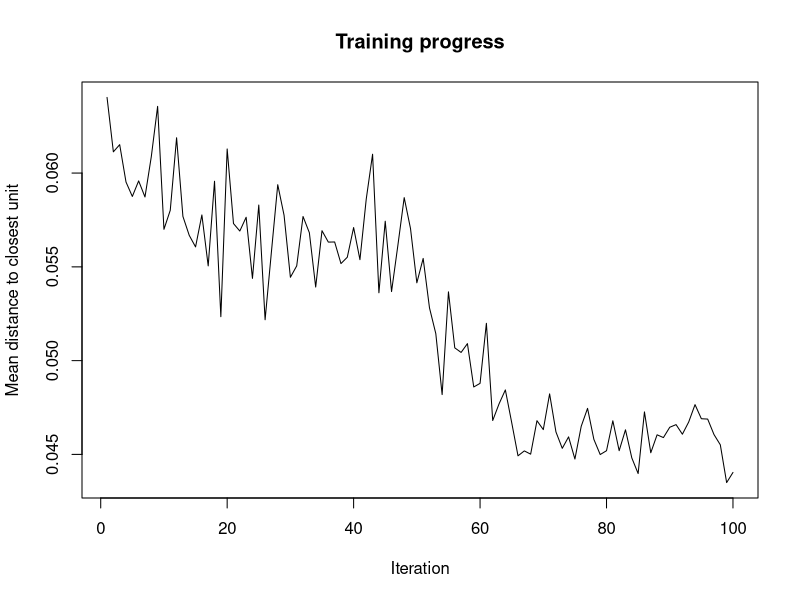
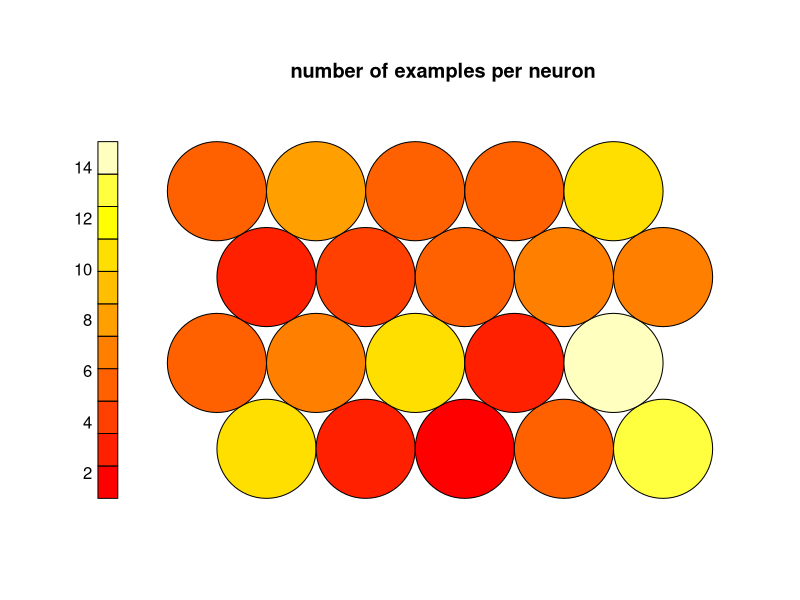
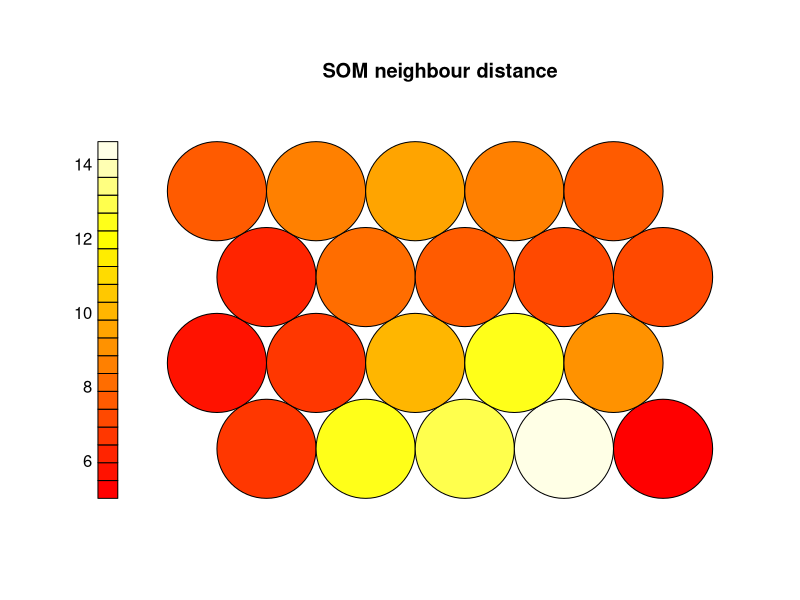
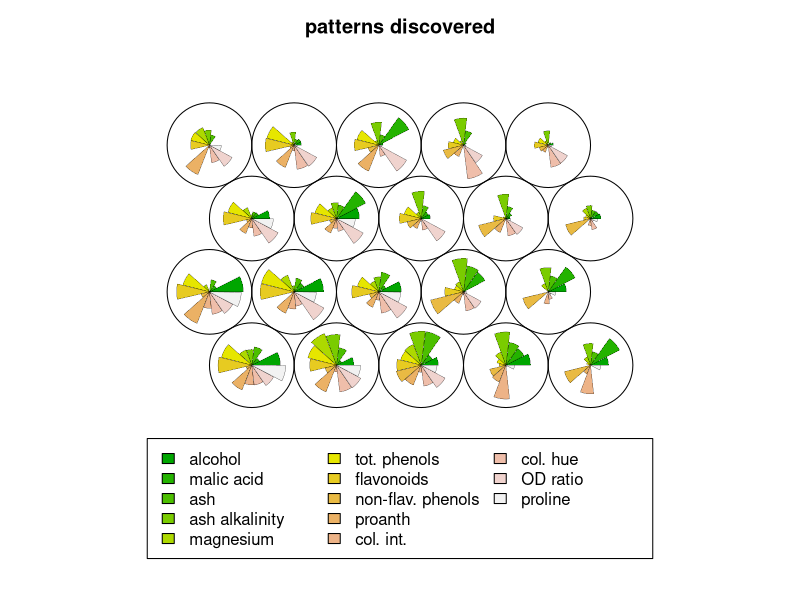
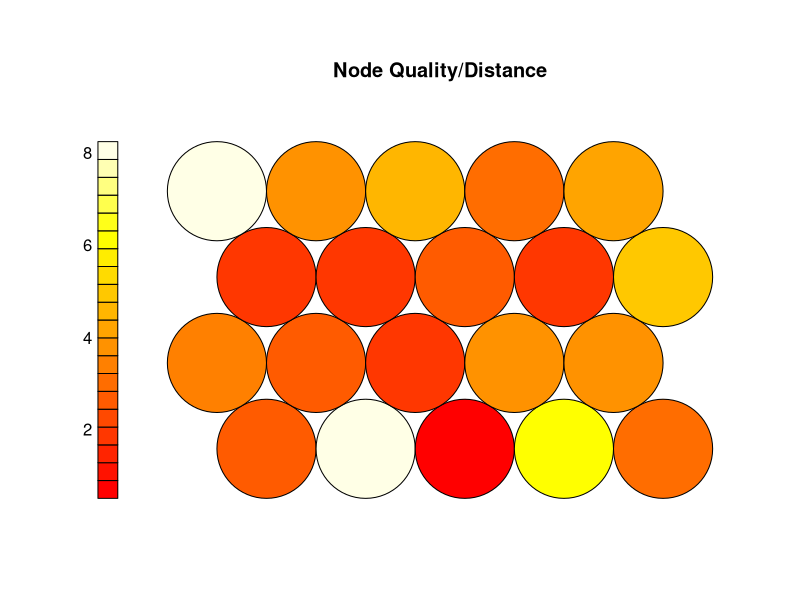
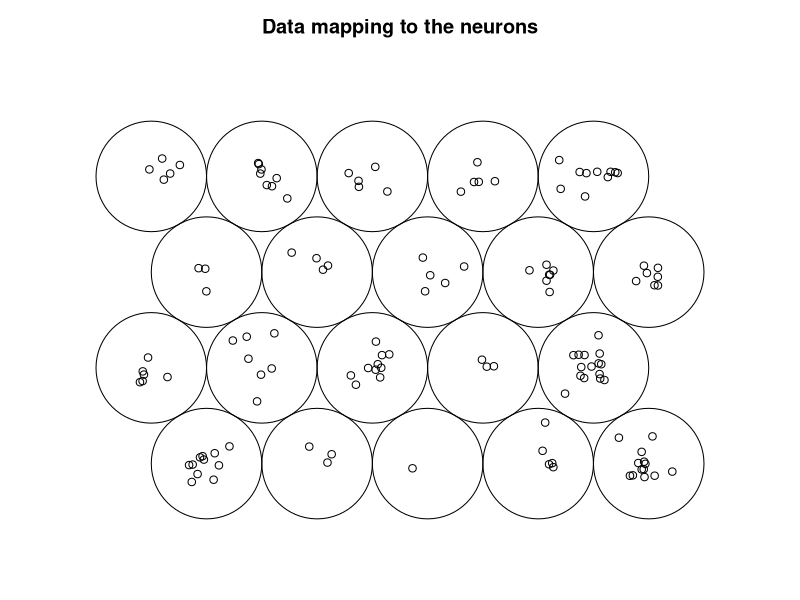
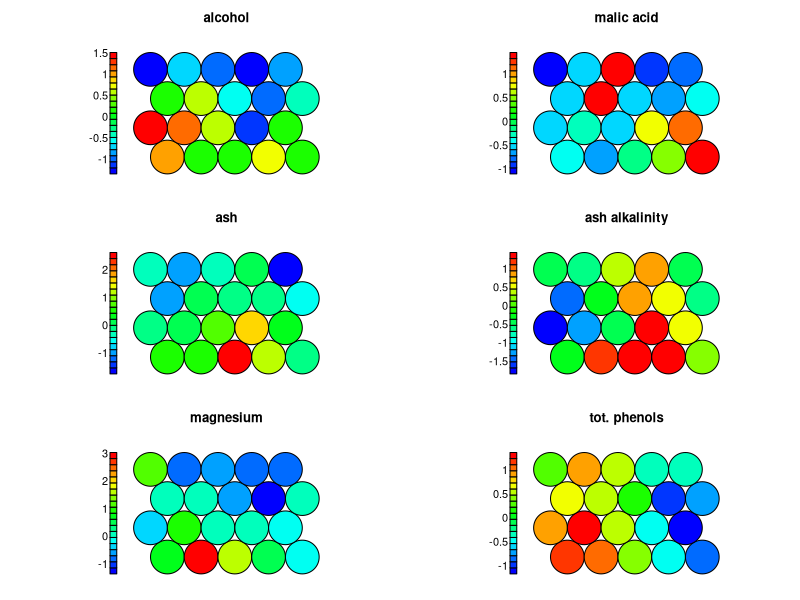
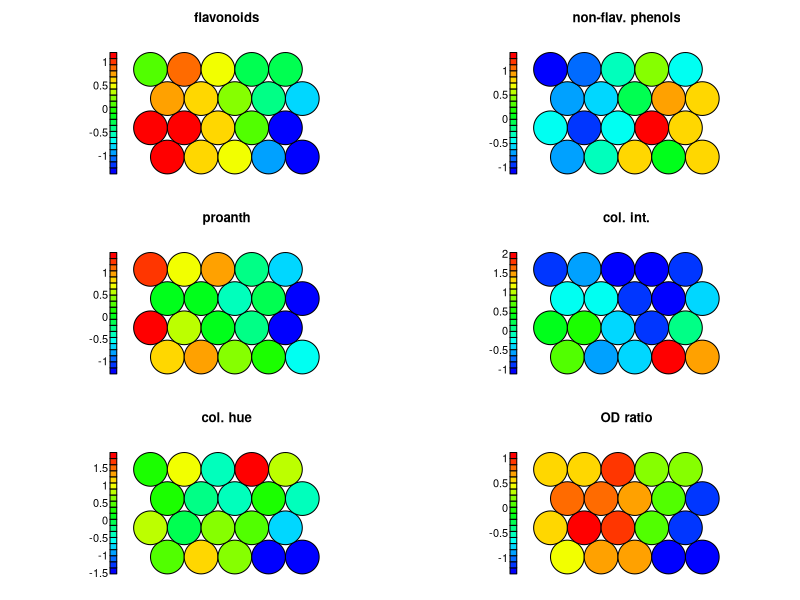

Recreate these plots in R, in order. (Note: this script raises an error after producing the figures.)
library(kohonen) # for building the SOM map
library(caret)     #for confusion matrix

# Loading data from the kohonen package
data(wines)

#Scaling original data
set.seed(7)
wines.sc<-scale(wines)

# creation of training and test datasets
index <- sample(nrow(wines.sc), round(0.75*nrow(wines.sc)))
train <- wines.sc[index,] 
test <- wines.sc[-index,]

train_label<-vintages[index]
test_label<-vintages[-index]

#main characteristics of the map
som_grid<-somgrid(xdim=5, ydim=4, topo="hexagonal")

#training the map
wine.som <- som(train, grid=som_grid , 
               rlen=100, alpha=c(0.05, 0.01), 
               radius= 2, keep.data=T)

# Names of the variables used (Wine type is not there)
colnames(train)

# main characteristics of the map
summary(wine.som)

# weights of the map or patterns obtained
wine.som$codes

#Neuron where is training sample belongs
wine.som$unit.classif

#Showing the training process
plot(wine.som, type="changes")

#node counts
plot(wine.som, type="counts", main=" number of examples per neuron")
identify(wine.som) #cliking you can see the value after ESC

#Neighbour distances
plot(wine.som, type="dist.neighbours", main="SOM neighbour distance")
identify(wine.som) #cliking you can see the value after ESC

#Codes/Weight vectors
plot(wine.som, type="codes", main="patterns discovered")

#plotting quality
plot(wine.som, type="quality", main="Node Quality/Distance")

#plotting mapping of data
plot(wine.som, type="mapping", main="Data mapping to the neurons")

#heat maps
coolBlueHOtRed<-function(n, alpha=1){rainbow(n,end=4/6, 
                                             alpha=alpha)[n:1]}

par(mfrow=c(3,2))
plot(wine.som, type="property", property=getCodes(wine.som, 1)[,1],
     main=colnames(getCodes(wine.som, 1))[1],
     palette.name=coolBlueHOtRed)
plot(wine.som, type="property", property=getCodes(wine.som, 1)[,2],
     main=colnames(getCodes(wine.som, 1))[2],
     palette.name=coolBlueHOtRed)
plot(wine.som, type="property", property=getCodes(wine.som, 1)[,3],
     main=colnames(getCodes(wine.som, 1))[3],
     palette.name=coolBlueHOtRed)
plot(wine.som, type="property", property=getCodes(wine.som, 1)[,4],
     main=colnames(getCodes(wine.som, 1))[4],
     palette.name=coolBlueHOtRed)
plot(wine.som, type="property", property=getCodes(wine.som, 1)[,5],
     main=colnames(getCodes(wine.som, 1))[5],
     palette.name=coolBlueHOtRed)
plot(wine.som, type="property", property=getCodes(wine.som, 1)[,6],
     main=colnames(getCodes(wine.som, 1))[6],
     palette.name=coolBlueHOtRed)
########### More heatmaps
par(mfrow=c(3,2))
plot(wine.som, type="property", property=getCodes(wine.som, 1)[,7],
     main=colnames(getCodes(wine.som, 1))[7],
     palette.name=coolBlueHOtRed)
plot(wine.som, type="property", property=getCodes(wine.som, 1)[,8],
     main=colnames(getCodes(wine.som, 1))[8],
     palette.name=coolBlueHOtRed)
plot(wine.som, type="property", property=getCodes(wine.som, 1)[,9],
     main=colnames(getCodes(wine.som, 1))[9],
     palette.name=coolBlueHOtRed)
plot(wine.som, type="property", property=getCodes(wine.som, 1)[,10],
     main=colnames(getCodes(wine.som, 1))[10],
     palette.name=coolBlueHOtRed)
plot(wine.som, type="property", property=getCodes(wine.som, 1)[,11],
     main=colnames(getCodes(wine.som, 1))[11],
     palette.name=coolBlueHOtRed)
plot(wine.som, type="property", property=getCodes(wine.som, 1)[,12],
     main=colnames(getCodes(wine.som, 1))[12],
     palette.name=coolBlueHOtRed)
#Last heatmap
par(mfrow=c(2,2))
plot(wine.som, type="property", property=getCodes(wine.som, 1)[,13],
     main=colnames(getCodes(wine.som, 1))[13],
     palette.name=coolBlueHOtRed)


# Alternative easier
coolBlueHotRed<-function(n, alpha=1){rainbow(n,end=4/6, 
                                             alpha=alpha)[n:1]}

par(mfrow=c(5,3))
for (j in 1:ncol(train)) {
plot(wine.som, type="property", property=wine.som$codes[[1]][,j],
     palette.name=coolBlueHotRed,
     main=colnames(train)[j], cex=0.5)
}

#Clustering patterns in the map
groups<-3
#Applying hierarchical clustering for grouping patterns
wine.hc=cutree(hclust(dist(wine.som$codes[[1]])), groups)
plot(wine.som, type="codes", bgcol = rainbow(groups)[wine.hc],
     main="clustering the patterns discovered")
add.cluster.boundaries(wine.som,wine.hc)



################################
####### SOM SUPERVISED 
set.seed(7)
kohmap <- xyf(train, train_label,
              grid=som_grid, 
                rlen=100, alpha=c(0.05, 0.01), 
                radius= 2, keep.data=T)

#Showing the training process
plot(kohmap, type="changes")

#Showing distribution of wine labels in neurons
par(mfrow=c(1,2))
plot(kohmap, type="codes",  codeRendering = "lines", shape="straight",
     main=c(" patterns", "Wine types"))


# Plotting cases in neurons
plot(kohmap, type="mapping", labels=as.numeric(train_label),
     col=as.numeric(train_label)+1, pch=1, main="Map of classes")


#Prediction using the training data
kohmap.predict_tr<- predict(kohmap, newdata=train, whatmap = 1)

prediction_table_tr<-table(train_label,kohmap.predict_tr$predictions[[2]])

confusionMatrix(prediction_table_tr)

#Prediction using the test data
kohmap.predict<- predict(kohmap, newdata=test, whatmap = 1)

prediction_table<-table(test_label,kohmap.predict$predictions[[2]])

confusionMatrix(prediction_table)
